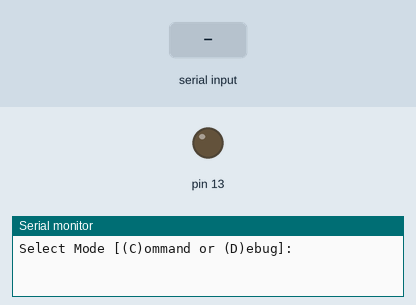
This sketch was run on a simulated Arduino Uno, built with avr-gcc and run on an emulated ATmega328P. Shown: output pins drawn as LEDs (lit = HIGH), the last lines printed to the serial monitor. Inputs (shaded band) come from the test bench.

Above: at 1.2 s.
1.3 s: "n" received over Serial
4.0 s: "c" received over Serial
6.5 s: "1" received over Serial
At 8.2 s:
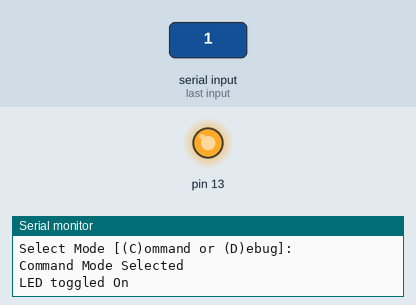
Timing chart, 0 to 9.7 s (numbered marks = the images above; inputs shaded):
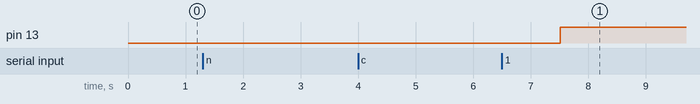

Measured:
- after the input at 6.5 s, pin 13: LOW → HIGH after 1.0 s

The sketch:

Arduino_with_Bluetooth.ino
```cpp
//RXD -> TX/1
//TXD -> RX/0
//GND -> GND
//VCC -> 3.3V

char bluetoothVal;           //value sent over via bluetooth
char lastVal;                //stores last state of device (on/off)
char mode='n'; //d=Data, c=Command
int count = 0;
int readings[3];
void setup()
{
 mode='n';
 Serial.begin(9600);
 pinMode(13,OUTPUT);
}


void loop()
{
  if(Serial.available()) {
    bluetoothVal=Serial.read();
  }
  if (mode=='n') {
    Serial.println(F("Select Mode [(C)ommand or (D)ebug]:"));
    if (bluetoothVal=='c') {
      Serial.println(F("Command Mode Selected"));
      mode='c';
      lastVal=bluetoothVal;
    } else if (bluetoothVal=='d') {
      Serial.println(F("Debug Mode Selected"));
      mode='d';
      lastVal=bluetoothVal;
    } else {
      if (bluetoothVal!=lastVal) {
        Serial.println(F("Invalid Option. [(C)ommand or (D)ebug]:"));
      }
    }
    delay(2500);
  } else if (mode=='c') {
    if (bluetoothVal=='b') {
      mode='n';
      Serial.println(F("Exited Command Mode"));
      lastVal=bluetoothVal;
    }
    if (bluetoothVal=='0' && lastVal!=bluetoothVal) {
      digitalWrite(13, LOW);
      Serial.println(F("LED toggled Off"));
      lastVal=bluetoothVal;
    } else if (bluetoothVal=='1' && lastVal!=bluetoothVal) {
      digitalWrite(13, HIGH);
      Serial.println(F("LED toggled On"));
      lastVal=bluetoothVal;
    }
  } else if (mode=='d') {
    if (bluetoothVal=='b') {
      mode='n';
      Serial.println(F("Exited Debug Mode"));
      lastVal=bluetoothVal;
    }
    count++;
    Serial.println(count);

    delay(50);
  }

}
```
